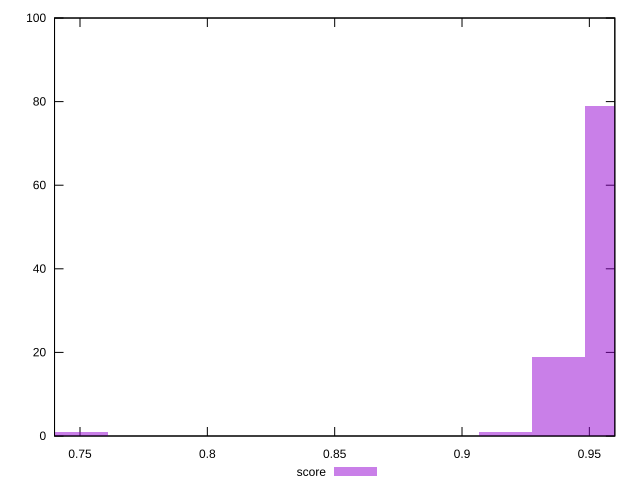

Recreate this plot in gnuplot.
reset

$score <<EOF
0.7504121982501466 1
0.9380152478126832 19
0.9588600310974095 79
0.9171704645279569 1
EOF

set key outside below
set boxwidth 0.020844783284726293
set xrange [0.74:0.96]
set yrange [0:100]
set trange [0:100]
set style fill transparent solid 0.5 noborder
set terminal svg size 640, 490 enhanced background rgb 'white'
set output "report_00019_2021-02-10T18-14-37.922Z//first-contentful-paint/samples/pages+cached+noadtech/score/histogram.svg"

plot $score title "score" with boxes

reset
